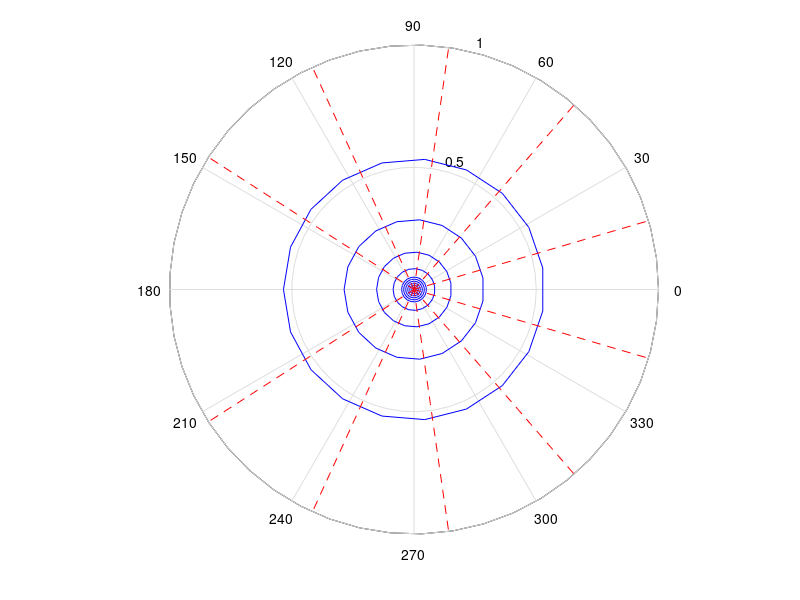

The MATLAB script that drew this image:
theta = linspace(-pi, pi, 20);
rho = linspace(0.001, 1, 20);

[THETA, RHO] = meshgrid(theta, rho);
gamma = 1;
phi = gamma*THETA/(2*pi) ;
psi = -gamma*log(RHO)/(2*pi) ;

X = RHO.*cos(THETA);
Y = RHO.*sin(THETA);

% figure1 = figure; 
h = polar(X, Y);
hold all;
contour(X, Y, psi, 20, '-b', linewidth=2);
contour(X, Y, phi, 20, '--r', linewidth=2);
set(h,'Visible','off')
axis off
axis image
% saveas(figure1,'finename.png')

